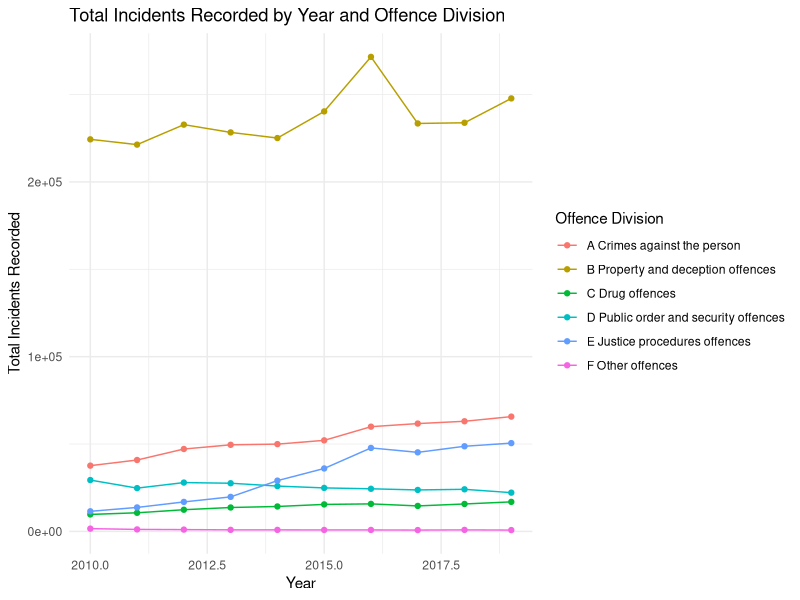
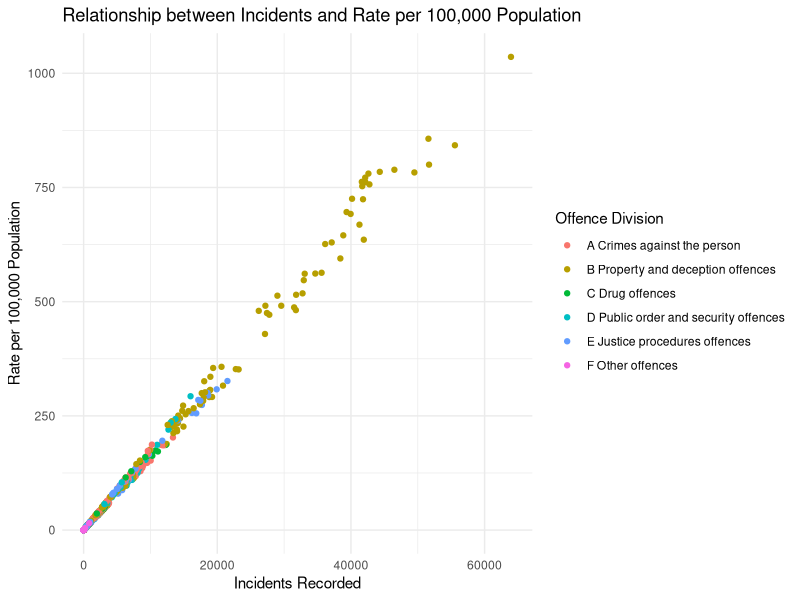
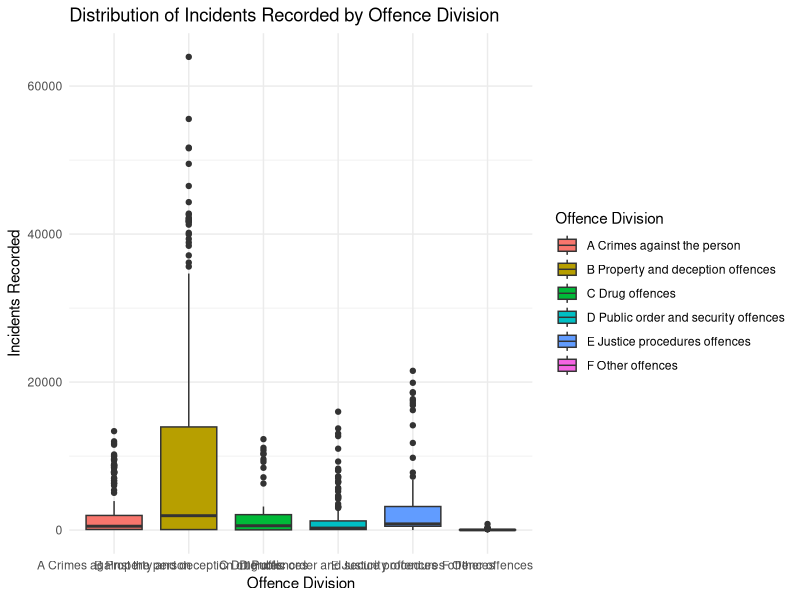

The R source for these figures, in order:
## ---- chunk 1
library(readr)
library(ggplot2)

library(tidyverse)

## ---- chunk 2
Data_Tutorial <- read_csv("Data_Tables_Criminal_Incidents_Visualisation_Year_Ending_December_2019.csv")
## ---- chunk 3
# Group by 'Year' and 'Offence Division', and summarize the total Incidents Recorded
data_summary <- Data_Tutorial %>%
  group_by(Year, `Offence Division`) %>%
  summarise(Total_Incidents = sum(`Incidents Recorded`))

# Create ggplot
ggplot(data_summary, aes(x = Year, y = Total_Incidents, color = `Offence Division`)) +
  geom_line() +
  geom_point() +
  labs(title = "Total Incidents Recorded by Year and Offence Division",
       x = "Year",
       y = "Total Incidents Recorded",
       color = "Offence Division") +
  theme_minimal()


## ---- chunk 4
ggplot(data = Data_Tutorial, aes(x = `Incidents Recorded`, y = `Rate per 100,000 population`, color = `Offence Division`)) +
  geom_point() +  # Use points for a scatter plot
  labs(title = "Relationship between Incidents and Rate per 100,000 Population",
       x = "Incidents Recorded",
       y = "Rate per 100,000 Population") +
  theme_minimal()  # Use a minimal theme for simplicity
## ---- chunk 5
# Create a boxplot with ggplot
ggplot(data = Data_Tutorial, aes(x = `Offence Division`, y = `Incidents Recorded`, fill = `Offence Division`)) +
  geom_boxplot() +  # Use boxplots to visualize the distribution
  labs(title = "Distribution of Incidents Recorded by Offence Division",
       x = "Offence Division",
       y = "Incidents Recorded") +
  theme_minimal()  # Use a minimal theme
